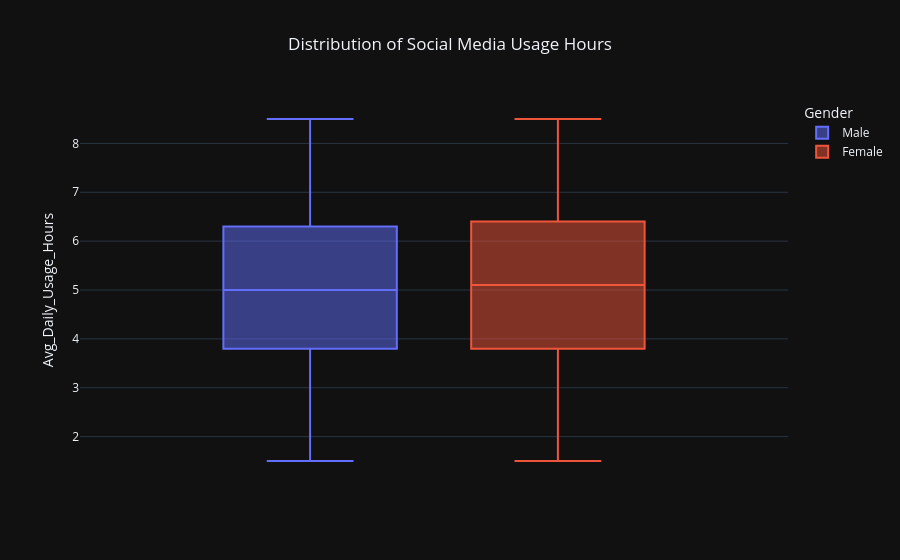

The notebook cell saved with this chart:
### Markdown cell above
# 📊 Analysis

#### The box plot illustrates the distribution of Average Daily Social Media Usage Hours among students, with different colors representing each gender. It displays the median, interquartile range (IQR), minimum and maximum values, and any potential outliers. This visualization is useful for understanding the variability in social media usage and identifying whether one gender shows greater variation or higher usage than the other.The plot also helps detect unusually high or low usage patterns that may require further investigation.

### Code cell
fig = px.box(
    df,
    y="Avg_Daily_Usage_Hours",
    color="Gender",
    title="Distribution of Social Media Usage Hours",
    template="plotly_dark"
)

fig.update_layout(title_x=0.5)
fig.show()

### Figure 1 — Plotly figure (JSON) as saved in the notebook; plotly's stock layout.template omitted (floating-point values rounded to 4 significant figures; data arrays with more than 128 entries replaced by an {"elided": "..."} marker saying what was removed)
{"data": [{"alignmentgroup": "True", "hovertemplate": "Gender=Male<br>Avg_Daily_Usage_Hours=%{y}<extra></extra>", "legendgroup": "Male", "marker": {"color": "#636efa"}, "name": "Male", "notched": false, "offsetgroup": "Male", "orientation": "v", "showlegend": true, "type": "box", "x0": " ", "xaxis": "x", "y": {"elided": "878 float values"}, "y0": " ", "yaxis": "y"}, {"alignmentgroup": "True", "hovertemplate": "Gender=Female<br>Avg_Daily_Usage_Hours=%{y}<extra></extra>", "legendgroup": "Female", "marker": {"color": "#EF553B"}, "name": "Female", "notched": false, "offsetgroup": "Female", "orientation": "v", "showlegend": true, "type": "box", "x0": " ", "xaxis": "x", "y": {"elided": "827 float values"}, "y0": " ", "yaxis": "y"}], "layout": {"boxmode": "group", "legend": {"title": {"text": "Gender"}, "tracegroupgap": 0}, "title": {"text": "Distribution of Social Media Usage Hours", "x": 0.5}, "xaxis": {"anchor": "y", "domain": [0, 1]}, "yaxis": {"anchor": "x", "domain": [0, 1], "title": {"text": "Avg_Daily_Usage_Hours"}}}}
